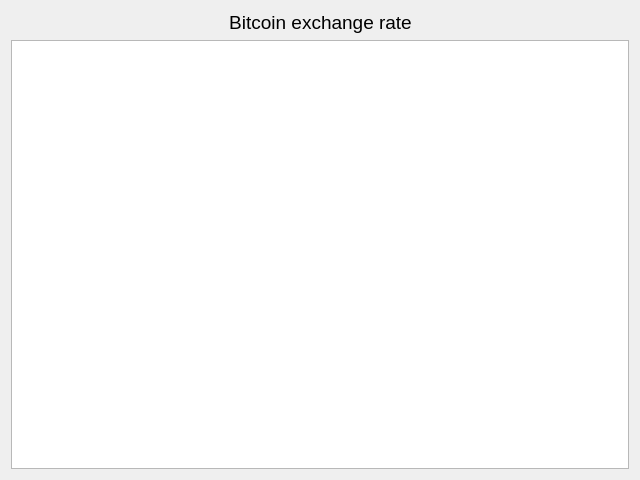
<?xml version="1.0" encoding="UTF-8"?>
<ui version="4.0">
 <class>querywindow</class>
 <widget class="QDialog" name="querywindow">
  <property name="windowModality">
   <enum>Qt::NonModal</enum>
  </property>
  <property name="enabled">
   <bool>true</bool>
  </property>
  <property name="geometry">
   <rect>
    <x>0</x>
    <y>0</y>
    <width>640</width>
    <height>480</height>
   </rect>
  </property>
  <property name="sizePolicy">
   <sizepolicy hsizetype="Preferred" vsizetype="Maximum">
    <horstretch>0</horstretch>
    <verstretch>0</verstretch>
   </sizepolicy>
  </property>
  <property name="minimumSize">
   <size>
    <width>640</width>
    <height>480</height>
   </size>
  </property>
  <property name="maximumSize">
   <size>
    <width>640</width>
    <height>16000</height>
   </size>
  </property>
  <property name="windowTitle">
   <string>Dialog</string>
  </property>
  <layout class="QGridLayout" name="gridLayout">
   <item row="1" column="1">
    <widget class="QLabel" name="label">
     <property name="sizePolicy">
      <sizepolicy hsizetype="Fixed" vsizetype="Fixed">
       <horstretch>0</horstretch>
       <verstretch>0</verstretch>
      </sizepolicy>
     </property>
     <property name="text">
      <string>&lt;html&gt;&lt;head/&gt;&lt;body&gt;&lt;p align=&quot;center&quot;&gt;&lt;span style=&quot; font-size:14pt;&quot;&gt;Bitcoin exchange rate&lt;/span&gt;&lt;/p&gt;&lt;/body&gt;&lt;/html&gt;</string>
     </property>
    </widget>
   </item>
   <item row="1" column="0">
    <spacer name="horizontalSpacer">
     <property name="orientation">
      <enum>Qt::Horizontal</enum>
     </property>
     <property name="sizeHint" stdset="0">
      <size>
       <width>40</width>
       <height>20</height>
      </size>
     </property>
    </spacer>
   </item>
   <item row="1" column="2">
    <spacer name="horizontalSpacer_2">
     <property name="orientation">
      <enum>Qt::Horizontal</enum>
     </property>
     <property name="sizeHint" stdset="0">
      <size>
       <width>40</width>
       <height>20</height>
      </size>
     </property>
    </spacer>
   </item>
   <item row="2" column="0" colspan="3">
    <widget class="QTableWidget" name="tableWidget">
     <property name="enabled">
      <bool>true</bool>
     </property>
     <property name="sizePolicy">
      <sizepolicy hsizetype="Expanding" vsizetype="Expanding">
       <horstretch>0</horstretch>
       <verstretch>0</verstretch>
      </sizepolicy>
     </property>
    </widget>
   </item>
  </layout>
 </widget>
 <resources/>
 <connections/>
</ui>
